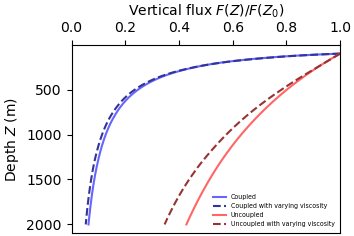

Python code for this plot:
"""Script for plotting FigureS11 showing the effect of varying viscosity with change of temperature
on the coupled and uncoupled vertical profile of carbon export, part of the paper
"Sinking enhances the degradation of organic particle by marine bacteria"
Uria Alcolombri, François J. Peaudecerf, Vicente Fernandez, Lars Behrendt, Kang Soo Lee, Roman Stocker
Nature Geosciences (2021)

It shows the comparison between a reference case with degradation rate without
flow and the feedback case where flow speed increases degradation.

Note that the temperature profile is hard coded in dynamic_laws_v2

See caption of Figure S11 in manuscript for more details.

Author: Francois Peaudecerf
Creation: 23.06.2020

History of modification
23.06.2020: creation from Figure 4 script
04.07.2021: editing for publication on Github
"""
# from __future__ import division
import numpy as np
import matplotlib.pyplot as plt
import matplotlib.gridspec as gridspec
import matplotlib as matplotlib
import sys,os
sys.path.append(os.path.realpath('..'))
import utils
from params_T import *
from dynamic_laws import *
from scipy import stats

########## Preamble ##############

# width of figure in mm
mm_w = 150
# height of figure in mm
mm_h = 120
 
def mm2inch(value):
    return value/25.4
 
# definition of fontsize
fs = 10
matplotlib.rcParams.update({'font.size': fs})
 
# linewidth
lw = 1.0
 
# pad on the outside of the gridspec box
pad = 0.2
 
# extension for figures
ext = 'png'#'eps'


##### Computing the vertical fluxes #####

print('Computation for viscosity modulation by T variation with depth')
print('Reference size R_0 = {:.2e} m'.format(R_0))
print('Minimum radius R_l = {:.2e} m'.format(R_l))
print('Maximum radius R_g = {:.2e} m'.format(R_g))
print('Initial depth z_0 = {:.0f} m'.format(z_0))
zfmax = 20*z_0
Nzf = 190
azf = np.linspace(z_0, zfmax, num = Nzf + 1, endpoint = True)

FAm_ref = []
FAm = []
FAm_ref_T = []
FAm_T = []

### load if files exist ###
if os.path.isfile('F_FigS11_T.npy') and os.path.isfile('F_ref_FigS11_T.npy') and os.path.isfile('F_ref_FigS11_TT.npy') and os.path.isfile('F_FigS11_TT.npy'):
    FAm = np.load('F_FigS11_T.npy',allow_pickle = True)  
    print('Coupled flux loaded from file')
    print(' ')
    FAm_T = np.load('F_FigS11_TT.npy',allow_pickle = True)  
    print('Coupled flux with T variation loaded from file')
    print(' ')
    FAm_ref = np.load('F_ref_FigS11_T.npy',allow_pickle = True)  
    print('Reference flux loaded from file')
    print(' ')
    FAm_ref_T = np.load('F_ref_FigS11_TT.npy',allow_pickle = True)  
    print('Reference flux with T variation loaded from file')
    print(' ')
else:


    print('##########################################################################')
    print('Computation of vertical flux of POC in ref and feedback cases with depth z')
    print('##########################################################################')
    for zf in azf:
        print('zf = {:.0f} m'.format(zf))
        FAm.append(FA_z_m_flowbis(zf, z_0, B, omega, gamma, gamma2, E, chi, rho_dry, delta, C, R_l, R_g, beta,R_0))
        FAm_T.append(FA_z_m_flowbis_T(zf, z_0, B_prime, omega, gamma, gamma1, E, chi, rho_dry, D, delta, C, R_l, R_g, beta,R_0))
        FAm_ref.append(FA_z_m_flow_refbis(zf, z_0, B, omega, gamma, E, chi, rho_dry, delta, C, R_l, R_g, beta,R_0))
        FAm_ref_T.append(FA_z_m_flow_refbis_T(zf, z_0, B_prime, omega, gamma, E, chi, rho_dry, delta, C, R_l, R_g, beta,R_0))


    FAm = np.asarray(FAm)
    FAm_T = np.asarray(FAm_T)
    FAm_ref = np.asarray(FAm_ref)
    FAm_ref_T = np.asarray(FAm_ref_T)

    ### save to file ####
    np.save('F_FigS11_T',FAm)
    np.save('F_FigS11_TT',FAm_T)
    np.save('F_ref_FigS11_T',FAm_ref)
    np.save('F_ref_FigS11_TT',FAm_ref_T)

### Printing transfer efficiencies ###
print('Computation of transfer efficiencies')
T100 = FAm[azf==200][0]/FAm[0]
T100_T = FAm_T[azf==200][0]/FAm_T[0]
T100_ref = FAm_ref[azf==200][0]/FAm_ref[0]
T100_ref_T = FAm_ref_T[azf==200][0]/FAm_ref_T[0]


print("T_100 coupled: %f" % T100)
print("T_100 coupled T: %f" % T100_T)
print("T_100 uncoupled: %f" %T100_ref)
print("T_100 uncoupled T: %f" %T100_ref_T)


##### Plotting #####

fig = plt.figure(figsize = (mm2inch(0.6*mm_w), mm2inch(0.5*mm_h))) 
gs = gridspec.GridSpec(1,1)
ax = fig.add_subplot(gs[0,0])

ax.plot(FAm/FAm[0], azf, color = [0.4,0.4,1.0], linestyle = '-', marker = 'None', label = 'Coupled')
ax.plot(FAm_T/FAm_T[0], azf, color = [0.2,0.2,0.6], linestyle = '--', marker = 'None', label = 'Coupled with varying viscosity')
ax.plot(FAm_ref/FAm[0],  azf,color = [1.0,0.4,0.4], linestyle = '-', marker = 'None', label='Uncoupled')
ax.plot(FAm_ref_T/FAm_ref_T[0],  azf,color = [0.6,0.2,0.2], linestyle = '--', marker = 'None', label='Uncoupled with varying viscosity')

ax.set_xlabel(r'Vertical flux $F(Z)/F(Z_0)$')
ax.set_ylabel(r'Depth $Z \;(\mathrm{m})$')

ax.invert_yaxis()
ax.xaxis.tick_top()
ax.xaxis.set_label_position('top') 

ax.set_xlim([0,1.0])

plt.legend(loc = 0, fontsize = 4.5, edgecolor = 'none')

gs.tight_layout(fig, rect = [0.0, 0.0, 1.0, 1.0],  h_pad = 0.0, w_pad = 0.0, pad = pad)

# plt.show()
# plt.close()
# exit()
utils.save("FigureS11", ext=ext, close=True, verbose=True)




